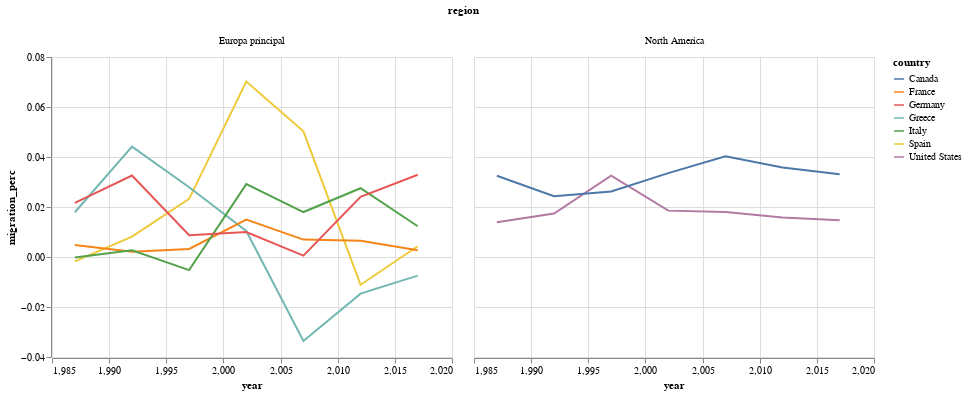

The cell this chart's notebook holds for it:
### Markdown cell above
x: años
y: migración porcentual
colores: países
leyenda: países

### Code cell
alt.Chart(lamigra).mark_line().encode(
    x = alt.X("year:Q", scale=alt.Scale(domain=[1985, 2020])),
    y = alt.Y("migration_perc:Q"),
    color = alt.Color("country"),
    column = alt.Column("region"),
    tooltip = ["country", "migration_perc"]
    ).interactive()

### Figure 1 — Vega-Lite specification as saved in the notebook (floating-point values rounded to 4 significant figures)
{"config": {"view": {"continuousWidth": 400, "continuousHeight": 300}}, "data": {"name": "data-eab7fee518df15be56cd9adb142432fb"}, "mark": "line", "encoding": {"color": {"field": "country", "type": "nominal"}, "column": {"field": "region", "type": "nominal"}, "tooltip": [{"field": "country", "type": "nominal"}, {"field": "migration_perc", "type": "quantitative"}], "x": {"field": "year", "scale": {"domain": [1985, 2020]}, "type": "quantitative"}, "y": {"field": "migration_perc", "type": "quantitative"}}, "selection": {"selector021": {"type": "interval", "bind": "scales", "encodings": ["x", "y"]}}, "$schema": "https://vega.github.io/schema/vega-lite/v4.17.0.json", "datasets": {"data-eab7fee518df15be56cd9adb142432fb": [{"country": "Spain", "region": "Europa principal", "year": 2007, "population": 45230000.0, "pop_density": 90.61, "net_migration": 2274000.0, "migration_perc": 0.05028, "incomeLevel": "High income"}, {"country": "Spain", "region": "Europa principal", "year": 2017, "population": 46590000.0, "pop_density": 93.27, "net_migration": 200000.0, "migration_perc": 0.004292, "incomeLevel": "High income"}, {"country": "Spain", "region": "Europa principal", "year": 2012, "population": 46770000.0, "pop_density": 93.51, "net_migration": -520400.0, "migration_perc": -0.01113, "incomeLevel": "High income"}, {"country": "Spain", "region": "Europa principal", "year": 1987, "population": 38680000.0, "pop_density": 77.46, "net_migration": -67680.0, "migration_perc": -0.00175, "incomeLevel": "High income"}, {"country": "Spain", "region": "Europa principal", "year": 1992, "population": 39160000.0, "pop_density": 78.4, "net_migration": 319300.0, "migration_perc": 0.008153, "incomeLevel": "High income"}, {"country": "Spain", "region": "Europa principal", "year": 1997, "population": 40060000.0, "pop_density": 80.2, "net_migration": 931100.0, "migration_perc": 0.02324, "incomeLevel": "High income"}, {"country": "Spain", "region": "Europa principal", "year": 2002, "population": 41430000.0, "pop_density": 83.02, "net_migration": 2908000.0, "migration_perc": 0.07019, "incomeLevel": "High income"}, {"country": "Greece", "region": "Europa principal", "year": 2012, "population": 11050000.0, "pop_density": 85.69, "net_migration": -161800.0, "migration_perc": -0.01465, "incomeLevel": "High income"}, {"country": "Greece", "region": "Europa principal", "year": 2017, "population": 10750000.0, "pop_density": 83.43, "net_migration": -80000.0, "migration_perc": -0.007439, "incomeLevel": "High income"}, {"country": "Greece", "region": "Europa principal", "year": 1987, "population": 10000000.0, "pop_density": 77.58, "net_migration": 178900.0, "migration_perc": 0.01789, "incomeLevel": "High income"}, {"country": "Greece", "region": "Europa principal", "year": 1992, "population": 10400000.0, "pop_density": 80.68, "net_migration": 459200.0, "migration_perc": 0.04416, "incomeLevel": "High income"}, {"country": "Greece", "region": "Europa principal", "year": 1997, "population": 10660000.0, "pop_density": 82.71, "net_migration": 297400.0, "migration_perc": 0.0279, "incomeLevel": "High income"}, {"country": "Greece", "region": "Europa principal", "year": 2002, "population": 10900000.0, "pop_density": 84.58, "net_migration": 113600.0, "migration_perc": 0.01042, "incomeLevel": "High income"}, {"country": "Greece", "region": "Europa principal", "year": 2007, "population": 11050000.0, "pop_density": 85.71, "net_migration": -370800.0, "migration_perc": -0.03356, "incomeLevel": "High income"}, {"country": "France", "region": "Europa principal", "year": 2007, "population": 64020000.0, "pop_density": 116.9, "net_migration": 446100.0, "migration_perc": 0.006969, "incomeLevel": "High income"}, {"country": "France", "region": "Europa principal", "year": 2002, "population": 61810000.0, "pop_density": 112.9, "net_migration": 926500.0, "migration_perc": 0.01499, "incomeLevel": "High income"}, {"country": "France", "region": "Europa principal", "year": 1997, "population": 59960000.0, "pop_density": 109.5, "net_migration": 193600.0, "migration_perc": 0.003229, "incomeLevel": "High income"}, {"country": "France", "region": "Europa principal", "year": 1992, "population": 58850000.0, "pop_density": 107.5, "net_migration": 122200.0, "migration_perc": 0.002076, "incomeLevel": "High income"}, {"country": "France", "region": "Europa principal", "year": 1987, "population": 57300000.0, "pop_density": 104.6, "net_migration": 276400.0, "migration_perc": 0.004823, "incomeLevel": "High income"}, {"country": "France", "region": "Europa principal", "year": 2017, "population": 66870000.0, "pop_density": 122.1, "net_migration": 182600.0, "migration_perc": 0.002731, "incomeLevel": "High income"}, {"country": "France", "region": "Europa principal", "year": 2012, "population": 65660000.0, "pop_density": 119.9, "net_migration": 423800.0, "migration_perc": 0.006455, "incomeLevel": "High income"}, {"country": "Italy", "region": "Europa principal", "year": 2017, "population": 60540000.0, "pop_density": 205.8, "net_migration": 744700.0, "migration_perc": 0.0123, "incomeLevel": "High income"}, {"country": "Italy", "region": "Europa principal", "year": 2012, "population": 59540000.0, "pop_density": 202.4, "net_migration": 1637000.0, "migration_perc": 0.0275, "incomeLevel": "High income"}, {"country": "Italy", "region": "Europa principal", "year": 1987, "population": 56600000.0, "pop_density": 192.5, "net_migration": -10060.0, "migration_perc": -0.0001777, "incomeLevel": "High income"}, {"country": "Italy", "region": "Europa principal", "year": 2007, "population": 58440000.0, "pop_density": 198.7, "net_migration": 1051000.0, "migration_perc": 0.01798, "incomeLevel": "High income"}, {"country": "Italy", "region": "Europa principal", "year": 2002, "population": 57060000.0, "pop_density": 194.0, "net_migration": 1664000.0, "migration_perc": 0.02917, "incomeLevel": "High income"}, {"country": "Italy", "region": "Europa principal", "year": 1997, "population": 56890000.0, "pop_density": 193.4, "net_migration": -298200.0, "migration_perc": -0.005242, "incomeLevel": "High income"}, {"country": "Italy", "region": "Europa principal", "year": 1992, "population": 56800000.0, "pop_density": 193.1, "net_migration": 152800.0, "migration_perc": 0.002691, "incomeLevel": "High income"}, {"country": "Germany", "region": "Europa principal", "year": 2002, "population": 82490000.0, "pop_density": 236.5, "net_migration": 824400.0, "migration_perc": 0.009995, "incomeLevel": "High income"}, {"country": "Germany", "region": "Europa principal", "year": 1997, "population": 82030000.0, "pop_density": 235.0, "net_migration": 715900.0, "migration_perc": 0.008727, "incomeLevel": "High income"}, {"country": "Germany", "region": "Europa principal", "year": 2007, "population": 82270000.0, "pop_density": 235.9, "net_migration": 43090.0, "migration_perc": 0.0005237, "incomeLevel": "High income"}, {"country": "Germany", "region": "Europa principal", "year": 2012, "population": 80430000.0, "pop_density": 230.8, "net_migration": 1939000.0, "migration_perc": 0.0241, "incomeLevel": "High income"}, {"country": "Germany", "region": "Europa principal", "year": 2017, "population": 82660000.0, "pop_density": 236.6, "net_migration": 2719000.0, "migration_perc": 0.0329, "incomeLevel": "High income"}, {"country": "Germany", "region": "Europa principal", "year": 1987, "population": 77840000.0, "pop_density": 223.0, "net_migration": 1684000.0, "migration_perc": 0.02163, "incomeLevel": "High income"}, {"country": "Germany", "region": "Europa principal", "year": 1992, "population": 80620000.0, "pop_density": 230.9, "net_migration": 2628000.0, "migration_perc": 0.0326, "incomeLevel": "High income"}, {"country": "United States", "region": "North America", "year": 2007, "population": 301200000.0, "pop_density": 32.88, "net_migration": 5429000.0, "migration_perc": 0.01802, "incomeLevel": "High income"}, {"country": "United States", "region": "North America", "year": 1997, "population": 272700000.0, "pop_density": 29.77, "net_migration": 8860000.0, "migration_perc": 0.03249, "incomeLevel": "High income"}, {"country": "United States", "region": "North America", "year": 2012, "population": 313900000.0, "pop_density": 34.31, "net_migration": 4962000.0, "migration_perc": 0.01581, "incomeLevel": "High income"}, {"country": "United States", "region": "North America", "year": 2017, "population": 325100000.0, "pop_density": 35.55, "net_migration": 4774000.0, "migration_perc": 0.01468, "incomeLevel": "High income"}, {"country": "United States", "region": "North America", "year": 2002, "population": 287600000.0, "pop_density": 31.39, "net_migration": 5335000.0, "migration_perc": 0.01855, "incomeLevel": "High income"}, {"country": "United States", "region": "North America", "year": 1987, "population": 242300000.0, "pop_density": 26.45, "net_migration": 3367000.0, "migration_perc": 0.0139, "incomeLevel": "High income"}, {"country": "United States", "region": "North America", "year": 1992, "population": 256500000.0, "pop_density": 28.01, "net_migration": 4464000.0, "migration_perc": 0.0174, "incomeLevel": "High income"}, {"country": "Canada", "region": "North America", "year": 1987, "population": 26450000.0, "pop_density": 2.908, "net_migration": 859200.0, "migration_perc": 0.03249, "incomeLevel": "High income"}, {"country": "Canada", "region": "North America", "year": 2007, "population": 32890000.0, "pop_density": 3.617, "net_migration": 1326000.0, "migration_perc": 0.04033, "incomeLevel": "High income"}, {"country": "Canada", "region": "North America", "year": 2002, "population": 31360000.0, "pop_density": 3.449, "net_migration": 1052000.0, "migration_perc": 0.03355, "incomeLevel": "High income"}, {"country": "Canada", "region": "North America", "year": 1997, "population": 29910000.0, "pop_density": 3.289, "net_migration": 783500.0, "migration_perc": 0.0262, "incomeLevel": "High income"}, {"country": "Canada", "region": "North America", "year": 1992, "population": 28370000.0, "pop_density": 3.12, "net_migration": 690600.0, "migration_perc": 0.02434, "incomeLevel": "High income"}, {"country": "Canada", "region": "North America", "year": 2012, "population": 34710000.0, "pop_density": 3.817, "net_migration": 1241000.0, "migration_perc": 0.03576, "incomeLevel": "High income"}, {"country": "Canada", "region": "North America", "year": 2017, "population": 36540000.0, "pop_density": 4.018, "net_migration": 1210000.0, "migration_perc": 0.03312, "incomeLevel": "High income"}]}}
